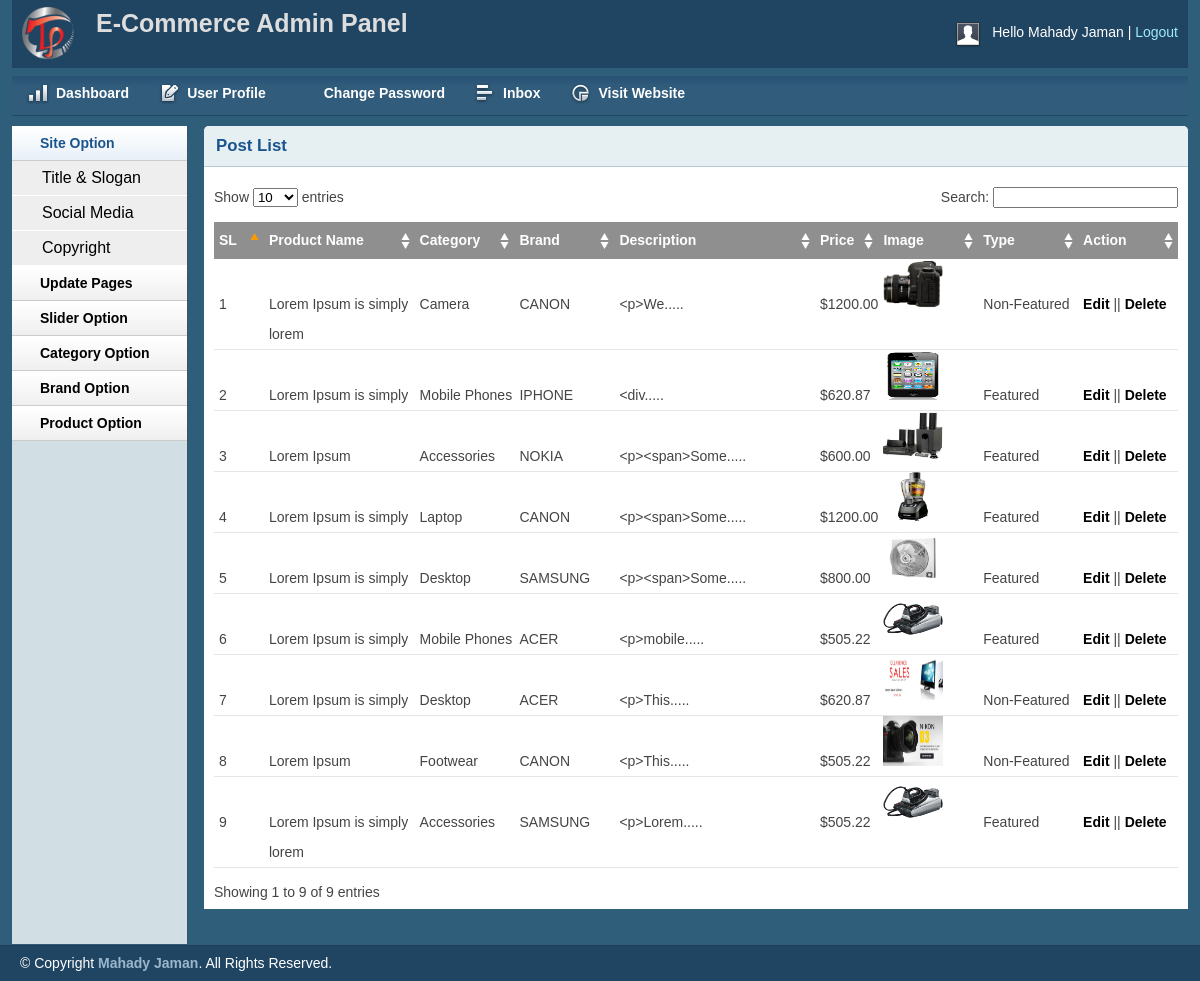
The app's page /admin/productlist.php (signed in) with its own data.
### tables this page shows
CREATE TABLE `tb_product` (
  `productId` int(11) NOT NULL,
  `productName` varchar(255) NOT NULL,
  `catId` int(11) NOT NULL,
  `brandId` int(11) NOT NULL,
  `body` text NOT NULL,
  `price` float(10,2) NOT NULL,
  `image` varchar(255) NOT NULL,
  `type` tinyint(4) NOT NULL DEFAULT '0'
);

CREATE TABLE `tb_category` (
  `catId` int(11) NOT NULL,
  `catName` varchar(255) NOT NULL
);

CREATE TABLE `tb_brand` (
  `brandId` int(11) NOT NULL,
  `brandName` varchar(255) NOT NULL
);

### lib/Database.php (called while the page is built, shortened)
<?php
    class Database{
        public $host = DB_HOST;
        public $user = DB_USER;
        public $pass = DB_PASS;
        public $db_name = DB_NAME;
        public $conn ;
        public function connectDB(){
            $this->conn = new mysqli($this->host, $this->user, $this->pass, $this->db_name);
        }
        public function select($sql){
            $result = $this->conn->query($sql) or die($this->conn->error.__LINE__);
            if($result->num_rows > 0){
                return $result;
            }else{
                return false;
            }
        }
    }
?>

### Classes/Product.php (called while the page is built, shortened)
<?php
  $filepath = realpath(dirname(__FILE__));
  include_once ($filepath."/../lib/Database.php");
  include_once  ($filepath."/../helpers/Format.php");
?>
<?php
    class Product{
        private $db;
        public function __construct()
        {
            $this->db = new Database();
        }
        public function getAllproduct(){
        $sql = "SELECT * FROM tb_product p
                INNER JOIN tb_category c
                ON p.catId = c.catId
                INNER JOIN tb_brand b
                ON p.brandId = b.brandId
                ORDER BY p.productId DESC";
        $result = $this->db->select($sql);
        return $result;
        }
    }
?>

### helpers/Format.php (called while the page is built, shortened)
<?php
    class Format{
        public function textShorten($text, $limit = 400){
            $text = $text." ";
            $text = substr($text, 0, $limit);
            $text = substr($text, 0, strpos($text, ' '));
            $text = $text.".....";
            return $text;
        }
    }
?>

### admin/productlist.php (the view, shortened to what this page needs)
<?php include 'inc/header.php';?>
<?php include 'inc/sidebar.php';?>
<?php include "../classes/Product.php"; ?>
	<?php
	$pd = new Product();
	$fm = new Format();
	?>
<div class="grid_10">
    <div class="box round first grid">
		<h2>Post List</h2>
        <div class="block">
            <table class="data display datatable" id="example">
			<thead>
				<tr>
				<th width="5%">SL</th>
					<th width="15%">Product Name</th>
					<th width="10%">Category</th>
					<th width="10%">Brand</th>
					<th width="20%">Description</th>
					<th width="5%">Price</th>
					<th width="10%">Image</th>
					<th width="10%">Type</th>
					<th width="10%">Action</th>
				</tr>
			</thead>
			<tbody>
				<?php
			$getProduct = $pd->getAllproduct();
				if($getProduct){
					$i = 0;
					while($row=$getProduct->fetch_assoc()){
						$i++;
				?>
				<tr class="odd gradeX">
				<td><?php echo $i;?></td>
					<td><?php echo $row['productName'];?></td>
					<td><?php echo $row['catName'];?></td>
					<td><?php echo $row['brandName'];?></td>
					<td><?php echo $fm->textShorten($row['body'], 50);?></td>
					<td>$<?php echo $row['price'];?></td>
					<td><img src="<?php echo $row['image'];?>" height="50px" width="60px"></td>
					<td><?php
					if($row['type'] == 0){
						echo "Featured";
					}else{
						echo "Non-Featured";
					}?>
					<td><a href="editproduct.php?editid=<?php echo $row['productId'];?>">Edit</a> || <a onclick="return confirm('Are You Sure to Delete ?');" href="?delid=<?php echo $row['productId'];?>">Delete</a></td>
				</tr>
				<?php }} ?>
			</tbody>
		</table>
       </div>
    </div>
</div>
<?php include 'inc/footer.php';?>

### admin/css/layout.css (style rules this page uses)
body { background: #fff none repeat scroll 0 0; color: #444; font-size: 14px; padding: 0; }
a { color: #000; font-weight:bold; text-decoration: none; }
h1, h2, h3, h4, h5, h6 { line-height:1.2em; margin-bottom:.3em; }
h2 { margin-top:1em; }
.box { background:#fff; margin-bottom:20px; padding:10px 10px 10px 10px; margin-left:-8px; }
.box.grid { padding-bottom:40px; }
.box.round { -moz-border-radius: 5px 5px 0px 0px; -webkit-border-radius: 5px 5px 0px 0px; border-radius: 5px 5px 0px 0px; }
.box h2 { font-size:1.2em; font-weight:bold; color:#1B548D; background:#E6F0F3; margin:-10px -10px 0 -10px; padding:10px 12px; border-bottom:1px solid #B3CBD6; -moz-border-radius: 5px 5px 0px 0px; -webkit-border-radius: 5px 5px 0px 0px; border-radius: 5px 5px 0px 0px; }
.box.first { min-height: 406px; }
.block { padding-top:20px; }
.block { padding-bottom:1px; }
table.display { margin: 0 auto; clear: both; width: 100%; }
.sorting_asc { background: #8f8f8f url(../img/table/sort_asc.png) no-repeat center right; padding:8px 5px; text-align:left; color:#fff; }
.sorting { background:#8f8f8f url(../img/table/sort_both.png) no-repeat center right; padding:8px 5px; text-align:left; color:#fff; }
tr.odd { height: 30px; line-height: 30px; border-bottom:1px solid #e6e6e6; }
tr.even { height: 30px; line-height: 30px; border-bottom:1px solid #e6e6e6; }
tr.odd td, tr.even td { padding-left:5px; }

### records on screen
tb_product: productName "Lorem Ipsum is simply lorem", catId.catName "Camera", brandId.brandName "CANON", body "<p>We.....", price "1200.00", image (picture), type "Non-Featured"
tb_product: productName "Lorem Ipsum is simply", catId.catName "Mobile Phones", brandId.brandName "IPHONE", body "<div.....", price "620.87", image (picture), type "Featured"
tb_product: productName "Lorem Ipsum", catId.catName "Accessories", brandId.brandName "NOKIA", body "<p><span>Some.....", price "600.00", image (picture), type "Featured"
tb_product: productName "Lorem Ipsum is simply", catId.catName "Laptop", brandId.brandName "CANON", body "<p><span>Some.....", price "1200.00", image (picture), type "Featured"
tb_product: productName "Lorem Ipsum is simply", catId.catName "Desktop", brandId.brandName "SAMSUNG", body "<p><span>Some.....", price "800.00", image (picture), type "Featured"
tb_product: productName "Lorem Ipsum is simply", catId.catName "Mobile Phones", brandId.brandName "ACER", body "<p>mobile.....", price "505.22", image (picture), type "Featured"
tb_product: productName "Lorem Ipsum is simply", catId.catName "Desktop", brandId.brandName "ACER", body "<p>This.....", price "620.87", image (picture), type "Non-Featured"
tb_product: productName "Lorem Ipsum", catId.catName "Footwear", brandId.brandName "CANON", body "<p>This.....", price "505.22", image (picture), type "Non-Featured"
tb_product: productName "Lorem Ipsum is simply lorem", catId.catName "Accessories", brandId.brandName "SAMSUNG", body "<p>Lorem.....", price "505.22", image (picture), type "Featured"

### other values on screen
Session::get('adminName') "Mahady Jaman"
